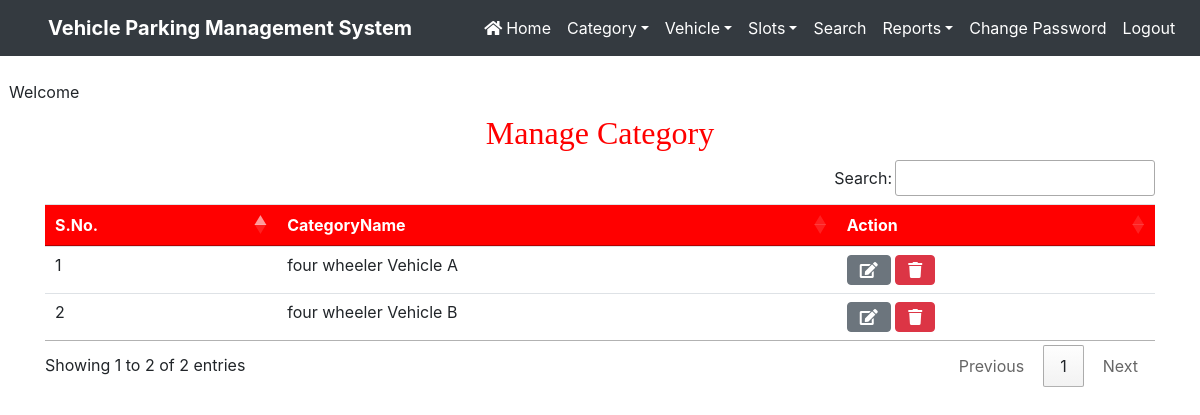
The app's page /manage_category, older data.
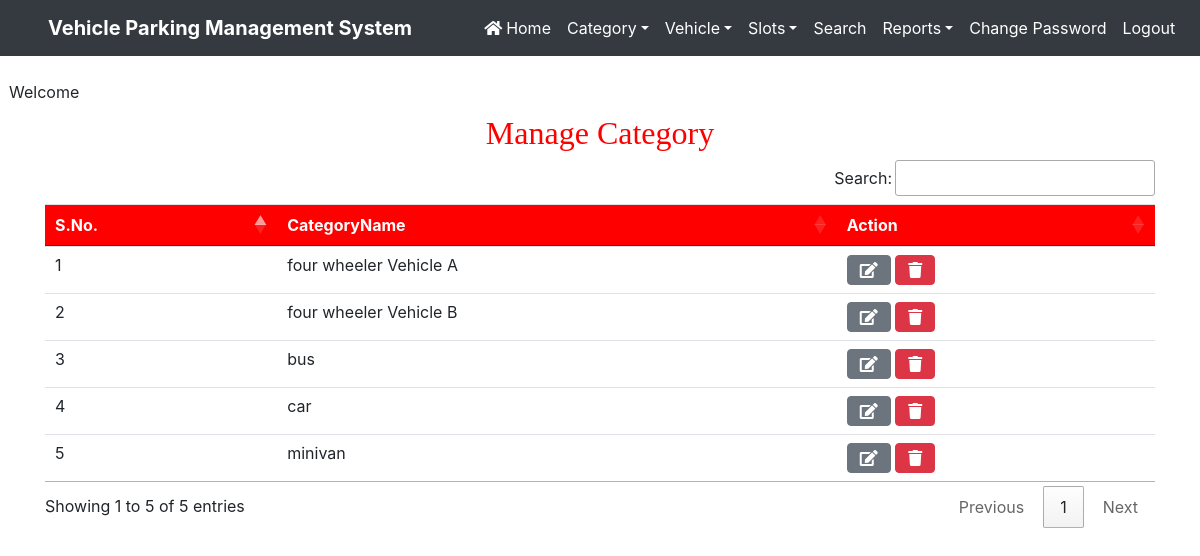
The same page, newer data.
### vehicle/models.py (models this page shows, shortened)
class Category(models.Model):
    categoryname = models.CharField(max_length=50)

### vehicle/views.py (the view)
# urls.py: path('manage_category',manage_category,name='manage_category'),
def manage_category(request):
    category = Category.objects.all()
    d = {'category':category}
    return render(request, 'manage_category.html', d)

### vehicle/templates/manage_category.html (shortened to what this page needs)
{% load static %}
<html>
<head>
{% include 'headeradmin.html' %}
  <link rel = stylesheet href="https://cdn.datatables.net/1.10.20/css/jquery.dataTables.min.css">
<link rel = stylesheet href="https://cdn.datatables.net/buttons/1.6.1/css/buttons.dataTables.min.css">
</head>
<body>
{% include 'nav2admin.html' %}
<br> &nbsp;&nbsp;Welcome <b style = 'text-transform : capitalize ; color : blue'>{{request.user.username}}</b>
<div class="container" style = "margin-top:10px">
<h2 class="text-center" style = "font-family : Monotype Corsiva ; color : red">Manage Category</h2>
<table class='table table-hover' id = example>
<thead style = 'background-color : red ; color : white'>
<tr>
<th>S.No.</th>
<th>CategoryName</th>
<th>Action</th>
</tr>
</thead>
<tbody>
 {% for i in category %}
<tr>
<td>{{forloop.counter}}</td>
 <td>{{i.categoryname}}</td>
<td><a href = "{% url 'edit_category' i.id %}" class='btn btn-secondary' title="Edit Category"><i class="fa fa-edit fa-1x"></i></a>
<a href = "{% url 'delete_category' i.id %}" title="Delete Category" class='btn btn-danger'><i class="fa fa-trash fa-1x"></i></a></td>
</tr>
{% endfor %}
</tbody>
</table>
</div>
</body>
</html>

Row changes from the older to the newer data that the page shows:
added Category: categoryname "bus"
added Category: categoryname "car"
added Category: categoryname "minivan"
Text that changed along with them:
text written by a page script: "Search: Showing 1 to 2 of 2 entries Previous 1 Next" → "Search: Showing 1 to 5 of 5 entries Previous 1 Next"
